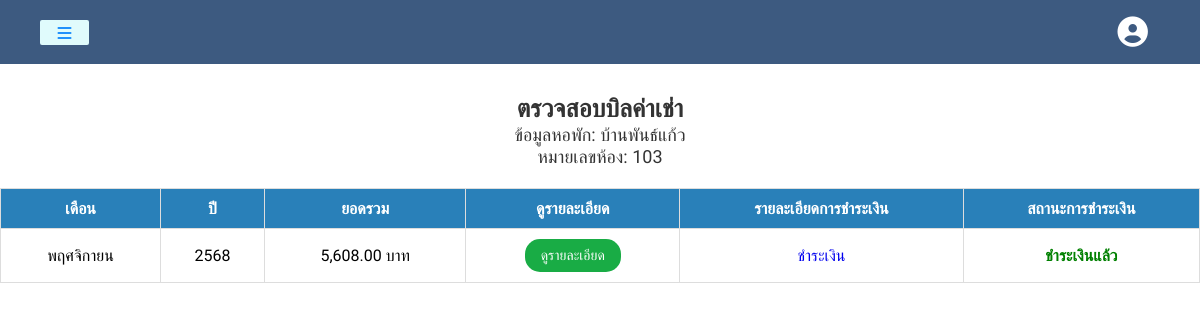
The page /renter_check_bill.php (signed in) on the database its author committed.
### tables this page shows
CREATE TABLE `renter` (
  `id` int(11) NOT NULL,
  `apartment_id` int(11) NOT NULL,
  `name` varchar(255) NOT NULL,
  `phone` varchar(20) NOT NULL,
  `email` varchar(255) NOT NULL,
  `created_at` timestamp NOT NULL DEFAULT current_timestamp(),
  `user_id` int(11) NOT NULL,
  `username` varchar(255) NOT NULL,
  `room_number` varchar(10) NOT NULL
);

CREATE TABLE `apartments` (
  `id` int(11) NOT NULL,
  `name` varchar(255) NOT NULL,
  `address` varchar(255) NOT NULL,
  `province_id` int(5) NOT NULL,
  `amphure_id` int(5) NOT NULL,
  `district_id` int(11) NOT NULL,
  `zip_code` int(11) NOT NULL,
  `phone_number` varchar(15) NOT NULL,
  `email` varchar(255) NOT NULL,
  `layers` int(11) NOT NULL,
  `bill_day` int(2) NOT NULL,
  `payment_end_day` int(2) NOT NULL,
  `created_by` int(11) NOT NULL
);

CREATE TABLE `receipts` (
  `id` int(11) NOT NULL,
  `user_id` int(11) NOT NULL,
  `room_number` varchar(10) NOT NULL,
  `month` varchar(20) DEFAULT NULL,
  `year` int(11) NOT NULL,
  `electricity_cost` decimal(10,2) NOT NULL,
  `water_cost` decimal(10,2) NOT NULL,
  `internet_cost` decimal(10,2) NOT NULL,
  `room_cost` decimal(10,2) NOT NULL,
  `total_cost` decimal(10,2) NOT NULL,
  `created_at` timestamp NOT NULL DEFAULT current_timestamp(),
  `apartment_id` int(11) NOT NULL,
  `electricity_meter` decimal(10,2) DEFAULT NULL,
  `electricity_meter_previous` decimal(10,2) DEFAULT NULL,
  `water_meter` decimal(10,2) DEFAULT NULL,
  `water_meter_previous` decimal(10,2) DEFAULT NULL,
  `viewed` tinyint(1) DEFAULT 0,
  `status` enum('paid','unpaid') NOT NULL DEFAULT 'unpaid'
);

### renter_check_bill.php (the view, shortened to what this page needs)
<?php
include('server.php');
$username = mysqli_real_escape_string($con, $_SESSION['username']);
$user_query = "SELECT user_id, username FROM users WHERE username = '$username' LIMIT 1";
$user_result = mysqli_query($con, $user_query);
$user = mysqli_fetch_assoc($user_result);
$user_id = $user['user_id'];
$renter_query = "
    SELECT r.id AS renter_id, r.name, a.name AS apartment_name, r.room_number, r.apartment_id
    FROM renter r
    JOIN apartments a ON r.apartment_id = a.id
    WHERE r.user_id = ?
";
$stmt = $con->prepare($renter_query);
$stmt->bind_param('i', $user_id);
$stmt->execute();
$renter_result = $stmt->get_result();
$renter_data = $renter_result->fetch_assoc();
$room_number = $renter_data['room_number'];
$receipts_query = "
    SELECT r.*, r.room_number
    FROM receipts r
    JOIN apartments a ON r.apartment_id = a.id
    WHERE r.room_number = ? AND a.id = ?
    ORDER BY r.year DESC,
            FIELD(r.month, 'มกราคม', 'กุมภาพันธ์', 'มีนาคม', 'เมษายน', 'พฤษภาคม', 'มิถุนายน', 'กรกฎาคม', 'สิงหาคม', 'กันยายน', 'ตุลาคม', 'พฤศจิกายน', 'ธันวาคม') DESC
    LIMIT 1
";
$stmt = $con->prepare($receipts_query);
$apartment_id = $renter_data['apartment_id'];
$stmt->bind_param('si', $room_number, $apartment_id);
$stmt->execute();
$receipts_result = $stmt->get_result();
?>
<!DOCTYPE html>
<html lang="en">
<head>
    <link rel="stylesheet" href="assets/css/home.css">
    <link rel="stylesheet" href="assets/css/renter_check_bill.css">
    <link rel="stylesheet" href="assets/css/dropdown.css">
</head>
<body>
<div class="container">
    <header class="header">
        <button class="btn-toggle"><i class="fa-solid fa-bars"></i></button>
        <nav>
            <ul>
                <li class="dropdown">
                    <div class="dropbtn">
                        <i class="fa-solid fa-circle-user fa-2x"></i>
                    </div>
                </li>
            </ul>
        </nav>
    </header>
    <div class="container">
        <h1>ตรวจสอบบิลค่าเช่า</h1>
        <h2>ข้อมูลหอพัก: <?php echo htmlspecialchars($renter_data['apartment_name']); ?></h2>
        <h3>หมายเลขห้อง: <?php echo htmlspecialchars($room_number); ?></h3>
        <?php if ($receipts_result->num_rows > 0): ?>
            <table>
                <thead>
                    <tr>
                        <th>เดือน</th>
                        <th>ปี</th>
                        <th>ยอดรวม</th>
                        <th>ดูรายละเอียด</th>
                        <th>รายละเอียดการชำระเงิน</th>
                        <th>สถานะการชำระเงิน</th>
                    </tr>
                </thead>
                <tbody>
                <?php while ($receipt = $receipts_result->fetch_assoc()): ?>
                    <tr>
                        <td><?php echo htmlspecialchars($receipt['month']); ?></td>
                        <td><?php echo htmlspecialchars($receipt['year']); ?></td>
                        <td><?php echo htmlspecialchars(number_format($receipt['total_cost'], 2)); ?> บาท</td>
                        <td>
                            <a href="view_receipt_renter.php?id=<?php echo $receipt['id']; ?>" class="detail-btn">ดูรายละเอียด</a>
                        </td>
                        <td>
                            <a href="payment_page.php?id=<?php echo $receipt['id']; ?>" class="pay-btn">ชำระเงิน</a>
                        </td>
                        <td>
                            <?php if ($receipt['status'] == 'paid'): ?>
                                <span class="paid">ชำระเงินแล้ว</span>
                            <?php else: ?>
                                <span class="unpaid">ยังไม่ได้ชำระเงิน</span>
                            <?php endif; ?>
                        </td>
                    </tr>
                <?php endwhile; ?>
                </tbody>
            </table>
        <?php else: ?>
            <p style='color:red;'>ไม่พบใบเสร็จสำหรับหมายเลขห้องนี้</p>
        <?php endif; ?>
    </div>
</div>
</body>
</html>

### assets/css/home.css (style rules this page uses)
:root { --padding: 0.5rem; --margin-left: 0.5rem; --smoky-black: #3d5a80; --pine-tree: #3d5a80; --blue: #2191fb; --white: #e0fbfc; --font-size: 0.8rem; }
* { margin: 0; padding: 0; box-sizing: border-box; text-decoration: none; }
body { font-family: "Prompt", sans-serif; }
.container { width: auto; min-height: 100vh; transition: margin-left 0.3s linear; }
.header { width: 100%; height: 50px; display: flex; justify-content: start; align-items: center; background-color: var(--pine-tree); }
.btn-toggle { width: 50px; height: 25px; border: none; border-radius: 2px; display: flex; justify-content: center; align-items: center; padding: var(--padding); background-color: var(--white); color: var(--blue); margin-left: var(--margin-left); cursor: pointer; transition: all 0.3s linear; }

### assets/css/renter_check_bill.css (style rules this page uses)
* { margin: 0; padding: 0; box-sizing: border-box; }
header { position: sticky; top: 0; background: #3d5a80; padding: 2rem 2rem; }
nav { width: 100%; display: flex; justify-content: space-between; align-items: center; }
ul { display: flex; margin: 0; padding: 0; list-style: none; }
li { margin-right: 20px; font-size: 20px; font-weight: bold; }
.header button { margin-top: 1px; padding: 10px 15px; font-size: 16px; }
h1 { font-family: 'Prompt', sans-serif; font-weight: 600; font-size: 25px; color: #333; text-align: center; margin-top: 30px; }
h2,h3 { font-family: 'Prompt', sans-serif; font-weight: 500; font-size: 18px; color: #333; text-align: center; margin-top: 10x; }
table { width: 100%; border-collapse: collapse; margin-top: 20px; }
th, td { border: 1px solid #ddd; padding: 10px; text-align: center; }
th { background-color: #2980b9; color: white; }
.detail-btn { display: inline-block; padding: 8px 16px; background-color: #19ac45; color: #fff; text-decoration: none; border-radius: 15px; font-size: 14px; transition: background-color 0.3s ease; }
.paid { color: green; font-weight: bold; }

### assets/css/dropdown.css (style rules this page uses)
.dropdown .dropbtn { background-color: transparent; border: none; cursor: pointer; }
.dropdown .dropbtn i { font-size: 1.9rem; color: white; }

### rows shown on the page
renter: apartment.name "บ้านพันธ์แก้ว", room_number "103"
receipts: month "พฤศจิกายน", year "2568", total_cost "5,608.00", status "ชำระเงินแล้ว"
